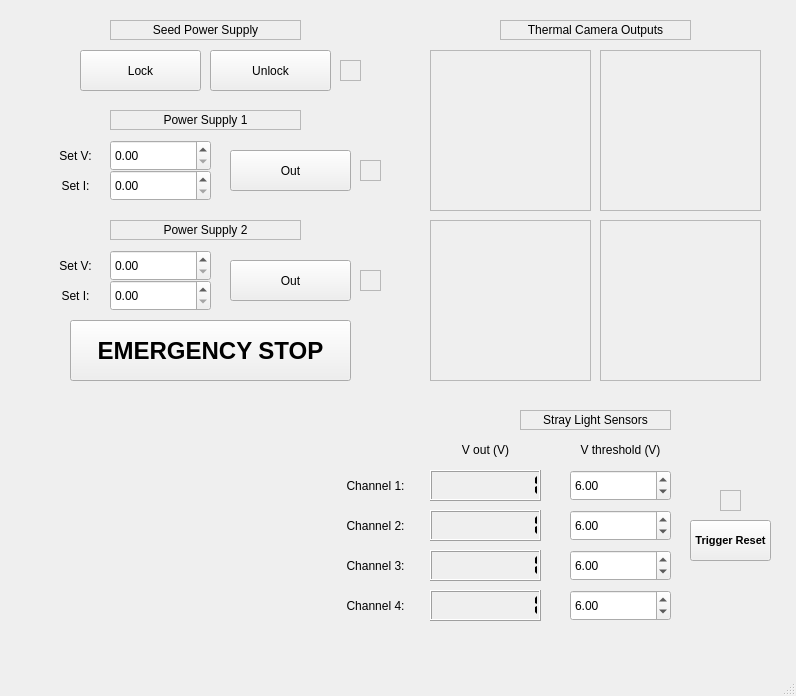
<?xml version="1.0" encoding="UTF-8"?>
<ui version="4.0">
 <class>MainWindow</class>
 <widget class="QMainWindow" name="MainWindow">
  <property name="geometry">
   <rect>
    <x>0</x>
    <y>0</y>
    <width>796</width>
    <height>696</height>
   </rect>
  </property>
  <property name="windowTitle">
   <string>MainWindow</string>
  </property>
  <widget class="QWidget" name="centralwidget">
   <widget class="QFrame" name="frame">
    <property name="geometry">
     <rect>
      <x>430</x>
      <y>50</y>
      <width>161</width>
      <height>161</height>
     </rect>
    </property>
    <property name="frameShape">
     <enum>QFrame::Shape::StyledPanel</enum>
    </property>
    <property name="frameShadow">
     <enum>QFrame::Shadow::Raised</enum>
    </property>
   </widget>
   <widget class="QFrame" name="frame_2">
    <property name="geometry">
     <rect>
      <x>600</x>
      <y>50</y>
      <width>161</width>
      <height>161</height>
     </rect>
    </property>
    <property name="frameShape">
     <enum>QFrame::Shape::StyledPanel</enum>
    </property>
    <property name="frameShadow">
     <enum>QFrame::Shadow::Raised</enum>
    </property>
   </widget>
   <widget class="QFrame" name="frame_3">
    <property name="geometry">
     <rect>
      <x>430</x>
      <y>220</y>
      <width>161</width>
      <height>161</height>
     </rect>
    </property>
    <property name="frameShape">
     <enum>QFrame::Shape::StyledPanel</enum>
    </property>
    <property name="frameShadow">
     <enum>QFrame::Shadow::Raised</enum>
    </property>
   </widget>
   <widget class="QFrame" name="frame_4">
    <property name="geometry">
     <rect>
      <x>600</x>
      <y>220</y>
      <width>161</width>
      <height>161</height>
     </rect>
    </property>
    <property name="frameShape">
     <enum>QFrame::Shape::StyledPanel</enum>
    </property>
    <property name="frameShadow">
     <enum>QFrame::Shadow::Raised</enum>
    </property>
    <property name="lineWidth">
     <number>1</number>
    </property>
   </widget>
   <widget class="QLabel" name="label">
    <property name="geometry">
     <rect>
      <x>330</x>
      <y>470</y>
      <width>91</width>
      <height>31</height>
     </rect>
    </property>
    <property name="text">
     <string>Channel 1:</string>
    </property>
    <property name="textFormat">
     <enum>Qt::TextFormat::AutoText</enum>
    </property>
    <property name="alignment">
     <set>Qt::AlignmentFlag::AlignCenter</set>
    </property>
   </widget>
   <widget class="QLabel" name="label_6">
    <property name="geometry">
     <rect>
      <x>520</x>
      <y>410</y>
      <width>151</width>
      <height>20</height>
     </rect>
    </property>
    <property name="frameShape">
     <enum>QFrame::Shape::StyledPanel</enum>
    </property>
    <property name="text">
     <string>Stray Light Sensors</string>
    </property>
    <property name="scaledContents">
     <bool>true</bool>
    </property>
    <property name="alignment">
     <set>Qt::AlignmentFlag::AlignCenter</set>
    </property>
   </widget>
   <widget class="QLabel" name="label_7">
    <property name="geometry">
     <rect>
      <x>500</x>
      <y>20</y>
      <width>191</width>
      <height>20</height>
     </rect>
    </property>
    <property name="font">
     <font>
      <family>Arial</family>
     </font>
    </property>
    <property name="frameShape">
     <enum>QFrame::Shape::StyledPanel</enum>
    </property>
    <property name="text">
     <string>Thermal Camera Outputs</string>
    </property>
    <property name="alignment">
     <set>Qt::AlignmentFlag::AlignCenter</set>
    </property>
   </widget>
   <widget class="QLCDNumber" name="lcdNumber">
    <property name="geometry">
     <rect>
      <x>430</x>
      <y>470</y>
      <width>111</width>
      <height>31</height>
     </rect>
    </property>
    <property name="frameShape">
     <enum>QFrame::Shape::Box</enum>
    </property>
    <property name="digitCount">
     <number>9</number>
    </property>
    <property name="segmentStyle">
     <enum>QLCDNumber::SegmentStyle::Flat</enum>
    </property>
    <property name="value" stdset="0">
     <double>1.000000000000000</double>
    </property>
    <property name="intValue" stdset="0">
     <number>1</number>
    </property>
   </widget>
   <widget class="QLabel" name="label_2">
    <property name="geometry">
     <rect>
      <x>330</x>
      <y>510</y>
      <width>91</width>
      <height>31</height>
     </rect>
    </property>
    <property name="text">
     <string>Channel 2:</string>
    </property>
    <property name="textFormat">
     <enum>Qt::TextFormat::AutoText</enum>
    </property>
    <property name="alignment">
     <set>Qt::AlignmentFlag::AlignCenter</set>
    </property>
   </widget>
   <widget class="QLabel" name="label_3">
    <property name="geometry">
     <rect>
      <x>330</x>
      <y>550</y>
      <width>91</width>
      <height>31</height>
     </rect>
    </property>
    <property name="text">
     <string>Channel 3:</string>
    </property>
    <property name="textFormat">
     <enum>Qt::TextFormat::AutoText</enum>
    </property>
    <property name="alignment">
     <set>Qt::AlignmentFlag::AlignCenter</set>
    </property>
   </widget>
   <widget class="QLabel" name="label_4">
    <property name="geometry">
     <rect>
      <x>330</x>
      <y>590</y>
      <width>91</width>
      <height>31</height>
     </rect>
    </property>
    <property name="text">
     <string>Channel 4:</string>
    </property>
    <property name="textFormat">
     <enum>Qt::TextFormat::AutoText</enum>
    </property>
    <property name="alignment">
     <set>Qt::AlignmentFlag::AlignCenter</set>
    </property>
   </widget>
   <widget class="QLCDNumber" name="lcdNumber_2">
    <property name="geometry">
     <rect>
      <x>430</x>
      <y>510</y>
      <width>111</width>
      <height>31</height>
     </rect>
    </property>
    <property name="frameShape">
     <enum>QFrame::Shape::Box</enum>
    </property>
    <property name="digitCount">
     <number>9</number>
    </property>
    <property name="segmentStyle">
     <enum>QLCDNumber::SegmentStyle::Flat</enum>
    </property>
    <property name="value" stdset="0">
     <double>1.000000000000000</double>
    </property>
    <property name="intValue" stdset="0">
     <number>1</number>
    </property>
   </widget>
   <widget class="QLCDNumber" name="lcdNumber_3">
    <property name="geometry">
     <rect>
      <x>430</x>
      <y>550</y>
      <width>111</width>
      <height>31</height>
     </rect>
    </property>
    <property name="frameShape">
     <enum>QFrame::Shape::Box</enum>
    </property>
    <property name="digitCount">
     <number>9</number>
    </property>
    <property name="segmentStyle">
     <enum>QLCDNumber::SegmentStyle::Flat</enum>
    </property>
    <property name="value" stdset="0">
     <double>1.000000000000000</double>
    </property>
    <property name="intValue" stdset="0">
     <number>1</number>
    </property>
   </widget>
   <widget class="QLCDNumber" name="lcdNumber_4">
    <property name="geometry">
     <rect>
      <x>430</x>
      <y>590</y>
      <width>111</width>
      <height>31</height>
     </rect>
    </property>
    <property name="frameShape">
     <enum>QFrame::Shape::Box</enum>
    </property>
    <property name="digitCount">
     <number>9</number>
    </property>
    <property name="segmentStyle">
     <enum>QLCDNumber::SegmentStyle::Flat</enum>
    </property>
    <property name="value" stdset="0">
     <double>1.000000000000000</double>
    </property>
    <property name="intValue" stdset="0">
     <number>1</number>
    </property>
   </widget>
   <widget class="QLabel" name="label_5">
    <property name="geometry">
     <rect>
      <x>450</x>
      <y>440</y>
      <width>71</width>
      <height>20</height>
     </rect>
    </property>
    <property name="frameShape">
     <enum>QFrame::Shape::NoFrame</enum>
    </property>
    <property name="text">
     <string>V out (V)</string>
    </property>
    <property name="alignment">
     <set>Qt::AlignmentFlag::AlignCenter</set>
    </property>
   </widget>
   <widget class="QLabel" name="label_8">
    <property name="geometry">
     <rect>
      <x>560</x>
      <y>440</y>
      <width>121</width>
      <height>20</height>
     </rect>
    </property>
    <property name="frameShape">
     <enum>QFrame::Shape::NoFrame</enum>
    </property>
    <property name="text">
     <string>V threshold (V)</string>
    </property>
    <property name="alignment">
     <set>Qt::AlignmentFlag::AlignCenter</set>
    </property>
   </widget>
   <widget class="QDoubleSpinBox" name="doubleSpinBox">
    <property name="geometry">
     <rect>
      <x>570</x>
      <y>470</y>
      <width>101</width>
      <height>31</height>
     </rect>
    </property>
    <property name="value">
     <double>6.000000000000000</double>
    </property>
   </widget>
   <widget class="QDoubleSpinBox" name="doubleSpinBox_2">
    <property name="geometry">
     <rect>
      <x>570</x>
      <y>510</y>
      <width>101</width>
      <height>31</height>
     </rect>
    </property>
    <property name="value">
     <double>6.000000000000000</double>
    </property>
   </widget>
   <widget class="QDoubleSpinBox" name="doubleSpinBox_3">
    <property name="geometry">
     <rect>
      <x>570</x>
      <y>550</y>
      <width>101</width>
      <height>31</height>
     </rect>
    </property>
    <property name="value">
     <double>6.000000000000000</double>
    </property>
   </widget>
   <widget class="QDoubleSpinBox" name="doubleSpinBox_4">
    <property name="geometry">
     <rect>
      <x>570</x>
      <y>590</y>
      <width>101</width>
      <height>31</height>
     </rect>
    </property>
    <property name="value">
     <double>6.000000000000000</double>
    </property>
   </widget>
   <widget class="QLabel" name="label_9">
    <property name="geometry">
     <rect>
      <x>110</x>
      <y>110</y>
      <width>191</width>
      <height>20</height>
     </rect>
    </property>
    <property name="font">
     <font>
      <family>Arial</family>
     </font>
    </property>
    <property name="frameShape">
     <enum>QFrame::Shape::StyledPanel</enum>
    </property>
    <property name="text">
     <string>Power Supply 1</string>
    </property>
    <property name="alignment">
     <set>Qt::AlignmentFlag::AlignCenter</set>
    </property>
   </widget>
   <widget class="QLabel" name="label_10">
    <property name="geometry">
     <rect>
      <x>30</x>
      <y>140</y>
      <width>91</width>
      <height>31</height>
     </rect>
    </property>
    <property name="text">
     <string>Set V:</string>
    </property>
    <property name="textFormat">
     <enum>Qt::TextFormat::AutoText</enum>
    </property>
    <property name="alignment">
     <set>Qt::AlignmentFlag::AlignCenter</set>
    </property>
   </widget>
   <widget class="QLabel" name="label_11">
    <property name="geometry">
     <rect>
      <x>30</x>
      <y>170</y>
      <width>91</width>
      <height>31</height>
     </rect>
    </property>
    <property name="text">
     <string>Set I:</string>
    </property>
    <property name="textFormat">
     <enum>Qt::TextFormat::AutoText</enum>
    </property>
    <property name="alignment">
     <set>Qt::AlignmentFlag::AlignCenter</set>
    </property>
   </widget>
   <widget class="QDoubleSpinBox" name="doubleSpinBox_Vset">
    <property name="geometry">
     <rect>
      <x>110</x>
      <y>140</y>
      <width>101</width>
      <height>31</height>
     </rect>
    </property>
    <property name="value">
     <double>0.000000000000000</double>
    </property>
   </widget>
   <widget class="QDoubleSpinBox" name="doubleSpinBox_Iset">
    <property name="geometry">
     <rect>
      <x>110</x>
      <y>170</y>
      <width>101</width>
      <height>31</height>
     </rect>
    </property>
    <property name="value">
     <double>0.000000000000000</double>
    </property>
   </widget>
   <widget class="QPushButton" name="PSoutputButton">
    <property name="geometry">
     <rect>
      <x>230</x>
      <y>150</y>
      <width>121</width>
      <height>41</height>
     </rect>
    </property>
    <property name="text">
     <string>Out</string>
    </property>
   </widget>
   <widget class="QFrame" name="OutIndicatorFrame">
    <property name="geometry">
     <rect>
      <x>360</x>
      <y>160</y>
      <width>21</width>
      <height>21</height>
     </rect>
    </property>
    <property name="frameShape">
     <enum>QFrame::Shape::StyledPanel</enum>
    </property>
    <property name="frameShadow">
     <enum>QFrame::Shadow::Raised</enum>
    </property>
   </widget>
   <widget class="QDoubleSpinBox" name="doubleSpinBox_Vset_2">
    <property name="geometry">
     <rect>
      <x>110</x>
      <y>250</y>
      <width>101</width>
      <height>31</height>
     </rect>
    </property>
    <property name="value">
     <double>0.000000000000000</double>
    </property>
   </widget>
   <widget class="QLabel" name="label_12">
    <property name="geometry">
     <rect>
      <x>30</x>
      <y>280</y>
      <width>91</width>
      <height>31</height>
     </rect>
    </property>
    <property name="text">
     <string>Set I:</string>
    </property>
    <property name="textFormat">
     <enum>Qt::TextFormat::AutoText</enum>
    </property>
    <property name="alignment">
     <set>Qt::AlignmentFlag::AlignCenter</set>
    </property>
   </widget>
   <widget class="QLabel" name="label_13">
    <property name="geometry">
     <rect>
      <x>110</x>
      <y>220</y>
      <width>191</width>
      <height>20</height>
     </rect>
    </property>
    <property name="font">
     <font>
      <family>Arial</family>
     </font>
    </property>
    <property name="frameShape">
     <enum>QFrame::Shape::StyledPanel</enum>
    </property>
    <property name="text">
     <string>Power Supply 2</string>
    </property>
    <property name="alignment">
     <set>Qt::AlignmentFlag::AlignCenter</set>
    </property>
   </widget>
   <widget class="QPushButton" name="PSoutputButton_2">
    <property name="geometry">
     <rect>
      <x>230</x>
      <y>260</y>
      <width>121</width>
      <height>41</height>
     </rect>
    </property>
    <property name="text">
     <string>Out</string>
    </property>
   </widget>
   <widget class="QFrame" name="OutIndicatorFrame_2">
    <property name="geometry">
     <rect>
      <x>360</x>
      <y>270</y>
      <width>21</width>
      <height>21</height>
     </rect>
    </property>
    <property name="frameShape">
     <enum>QFrame::Shape::StyledPanel</enum>
    </property>
    <property name="frameShadow">
     <enum>QFrame::Shadow::Raised</enum>
    </property>
   </widget>
   <widget class="QLabel" name="label_14">
    <property name="geometry">
     <rect>
      <x>30</x>
      <y>250</y>
      <width>91</width>
      <height>31</height>
     </rect>
    </property>
    <property name="text">
     <string>Set V:</string>
    </property>
    <property name="textFormat">
     <enum>Qt::TextFormat::AutoText</enum>
    </property>
    <property name="alignment">
     <set>Qt::AlignmentFlag::AlignCenter</set>
    </property>
   </widget>
   <widget class="QDoubleSpinBox" name="doubleSpinBox_Iset_2">
    <property name="geometry">
     <rect>
      <x>110</x>
      <y>280</y>
      <width>101</width>
      <height>31</height>
     </rect>
    </property>
    <property name="value">
     <double>0.000000000000000</double>
    </property>
   </widget>
   <widget class="QPushButton" name="EStop">
    <property name="geometry">
     <rect>
      <x>70</x>
      <y>320</y>
      <width>281</width>
      <height>61</height>
     </rect>
    </property>
    <property name="font">
     <font>
      <family>Arial</family>
      <pointsize>18</pointsize>
      <bold>true</bold>
     </font>
    </property>
    <property name="text">
     <string>EMERGENCY STOP</string>
    </property>
   </widget>
   <widget class="QLabel" name="label_15">
    <property name="geometry">
     <rect>
      <x>110</x>
      <y>20</y>
      <width>191</width>
      <height>20</height>
     </rect>
    </property>
    <property name="font">
     <font>
      <family>Arial</family>
     </font>
    </property>
    <property name="frameShape">
     <enum>QFrame::Shape::StyledPanel</enum>
    </property>
    <property name="text">
     <string>Seed Power Supply</string>
    </property>
    <property name="alignment">
     <set>Qt::AlignmentFlag::AlignCenter</set>
    </property>
   </widget>
   <widget class="QFrame" name="OutIndicatorFrame_3">
    <property name="geometry">
     <rect>
      <x>340</x>
      <y>60</y>
      <width>21</width>
      <height>21</height>
     </rect>
    </property>
    <property name="frameShape">
     <enum>QFrame::Shape::StyledPanel</enum>
    </property>
    <property name="frameShadow">
     <enum>QFrame::Shadow::Raised</enum>
    </property>
   </widget>
   <widget class="QPushButton" name="SeedLockButton">
    <property name="geometry">
     <rect>
      <x>80</x>
      <y>50</y>
      <width>121</width>
      <height>41</height>
     </rect>
    </property>
    <property name="text">
     <string>Lock</string>
    </property>
   </widget>
   <widget class="QPushButton" name="SeedUnlockButton">
    <property name="geometry">
     <rect>
      <x>210</x>
      <y>50</y>
      <width>121</width>
      <height>41</height>
     </rect>
    </property>
    <property name="text">
     <string>Unlock</string>
    </property>
   </widget>
   <widget class="QPushButton" name="powerShutdownTriggerReset">
    <property name="geometry">
     <rect>
      <x>690</x>
      <y>520</y>
      <width>81</width>
      <height>41</height>
     </rect>
    </property>
    <property name="font">
     <font>
      <family>Arial</family>
      <pointsize>8</pointsize>
      <bold>true</bold>
     </font>
    </property>
    <property name="text">
     <string>Trigger Reset</string>
    </property>
   </widget>
   <widget class="QFrame" name="TriggerIndicator">
    <property name="geometry">
     <rect>
      <x>720</x>
      <y>490</y>
      <width>21</width>
      <height>21</height>
     </rect>
    </property>
    <property name="frameShape">
     <enum>QFrame::Shape::StyledPanel</enum>
    </property>
    <property name="frameShadow">
     <enum>QFrame::Shadow::Raised</enum>
    </property>
   </widget>
  </widget>
  <widget class="QMenuBar" name="menubar">
   <property name="geometry">
    <rect>
     <x>0</x>
     <y>0</y>
     <width>796</width>
     <height>24</height>
    </rect>
   </property>
  </widget>
  <widget class="QStatusBar" name="statusbar"/>
 </widget>
 <resources/>
 <connections/>
</ui>
